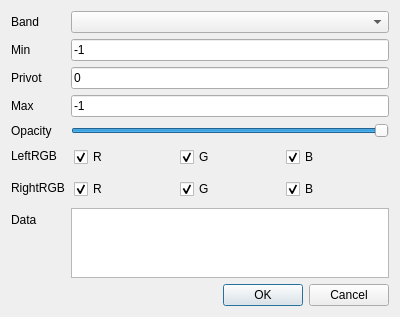
<?xml version="1.0" encoding="UTF-8"?>
<ui version="4.0">
 <class>RasterBinaryGrayScaleLayerPropertyDialog</class>
 <widget class="QDialog" name="RasterBinaryGrayScaleLayerPropertyDialog">
  <property name="geometry">
   <rect>
    <x>0</x>
    <y>0</y>
    <width>400</width>
    <height>308</height>
   </rect>
  </property>
  <property name="windowTitle">
   <string>Dialog</string>
  </property>
  <layout class="QFormLayout" name="formLayout">
   <item row="0" column="0">
    <widget class="QLabel" name="label">
     <property name="text">
      <string notr="true">Band</string>
     </property>
    </widget>
   </item>
   <item row="0" column="1">
    <widget class="QComboBox" name="cboBand"/>
   </item>
   <item row="1" column="0">
    <widget class="QLabel" name="label_2">
     <property name="text">
      <string notr="true">Min</string>
     </property>
    </widget>
   </item>
   <item row="1" column="1">
    <widget class="QLineEdit" name="leMin">
     <property name="text">
      <string>-1</string>
     </property>
    </widget>
   </item>
   <item row="2" column="0">
    <widget class="QLabel" name="label_5">
     <property name="text">
      <string notr="true">Privot</string>
     </property>
    </widget>
   </item>
   <item row="2" column="1">
    <widget class="QLineEdit" name="lePivot">
     <property name="text">
      <string>0</string>
     </property>
    </widget>
   </item>
   <item row="3" column="0">
    <widget class="QLabel" name="label_3">
     <property name="text">
      <string notr="true">Max</string>
     </property>
    </widget>
   </item>
   <item row="3" column="1">
    <widget class="QLineEdit" name="leMax">
     <property name="text">
      <string>-1</string>
     </property>
    </widget>
   </item>
   <item row="4" column="0">
    <widget class="QLabel" name="label_4">
     <property name="text">
      <string notr="true">Opacity</string>
     </property>
    </widget>
   </item>
   <item row="4" column="1">
    <widget class="QSlider" name="sdOpacity">
     <property name="maximum">
      <number>255</number>
     </property>
     <property name="value">
      <number>255</number>
     </property>
     <property name="orientation">
      <enum>Qt::Horizontal</enum>
     </property>
    </widget>
   </item>
   <item row="5" column="0">
    <widget class="QLabel" name="label_6">
     <property name="text">
      <string>LeftRGB</string>
     </property>
    </widget>
   </item>
   <item row="5" column="1">
    <widget class="QWidget" name="widget" native="true">
     <property name="baseSize">
      <size>
       <width>0</width>
       <height>0</height>
      </size>
     </property>
     <layout class="QHBoxLayout" name="horizontalLayout">
      <property name="leftMargin">
       <number>3</number>
      </property>
      <property name="topMargin">
       <number>3</number>
      </property>
      <property name="rightMargin">
       <number>3</number>
      </property>
      <property name="bottomMargin">
       <number>3</number>
      </property>
      <item>
       <widget class="QCheckBox" name="chkLeftR">
        <property name="text">
         <string>R</string>
        </property>
        <property name="checked">
         <bool>true</bool>
        </property>
       </widget>
      </item>
      <item>
       <widget class="QCheckBox" name="chkLeftG">
        <property name="text">
         <string>G</string>
        </property>
        <property name="checked">
         <bool>true</bool>
        </property>
       </widget>
      </item>
      <item>
       <widget class="QCheckBox" name="chkLeftB">
        <property name="text">
         <string>B</string>
        </property>
        <property name="checked">
         <bool>true</bool>
        </property>
       </widget>
      </item>
     </layout>
    </widget>
   </item>
   <item row="6" column="0">
    <widget class="QLabel" name="label_7">
     <property name="text">
      <string>RightRGB</string>
     </property>
    </widget>
   </item>
   <item row="6" column="1">
    <widget class="QWidget" name="widget_2" native="true">
     <layout class="QHBoxLayout" name="horizontalLayout_2">
      <property name="leftMargin">
       <number>3</number>
      </property>
      <property name="topMargin">
       <number>3</number>
      </property>
      <property name="rightMargin">
       <number>3</number>
      </property>
      <property name="bottomMargin">
       <number>3</number>
      </property>
      <item>
       <widget class="QCheckBox" name="chkRightR">
        <property name="text">
         <string>R</string>
        </property>
        <property name="checked">
         <bool>true</bool>
        </property>
       </widget>
      </item>
      <item>
       <widget class="QCheckBox" name="chkRightG">
        <property name="text">
         <string>G</string>
        </property>
        <property name="checked">
         <bool>true</bool>
        </property>
       </widget>
      </item>
      <item>
       <widget class="QCheckBox" name="chkRightB">
        <property name="text">
         <string>B</string>
        </property>
        <property name="checked">
         <bool>true</bool>
        </property>
       </widget>
      </item>
     </layout>
    </widget>
   </item>
   <item row="7" column="0">
    <widget class="QLabel" name="label_8">
     <property name="text">
      <string notr="true">Data</string>
     </property>
    </widget>
   </item>
   <item row="7" column="1">
    <widget class="QPlainTextEdit" name="pteData">
     <property name="enabled">
      <bool>true</bool>
     </property>
    </widget>
   </item>
   <item row="8" column="0" colspan="2">
    <widget class="QDialogButtonBox" name="buttonBox">
     <property name="orientation">
      <enum>Qt::Horizontal</enum>
     </property>
     <property name="standardButtons">
      <set>QDialogButtonBox::Cancel|QDialogButtonBox::Ok</set>
     </property>
    </widget>
   </item>
  </layout>
 </widget>
 <resources/>
 <connections>
  <connection>
   <sender>buttonBox</sender>
   <signal>accepted()</signal>
   <receiver>RasterBinaryGrayScaleLayerPropertyDialog</receiver>
   <slot>accept()</slot>
   <hints>
    <hint type="sourcelabel">
     <x>248</x>
     <y>254</y>
    </hint>
    <hint type="destinationlabel">
     <x>157</x>
     <y>274</y>
    </hint>
   </hints>
  </connection>
  <connection>
   <sender>buttonBox</sender>
   <signal>rejected()</signal>
   <receiver>RasterBinaryGrayScaleLayerPropertyDialog</receiver>
   <slot>reject()</slot>
   <hints>
    <hint type="sourcelabel">
     <x>316</x>
     <y>260</y>
    </hint>
    <hint type="destinationlabel">
     <x>286</x>
     <y>274</y>
    </hint>
   </hints>
  </connection>
 </connections>
</ui>
